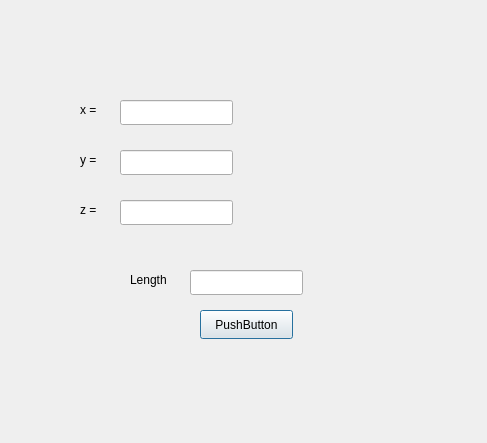
<?xml version="1.0" encoding="UTF-8"?>
<ui version="4.0">
 <class>Dialog</class>
 <widget class="QDialog" name="Dialog">
  <property name="geometry">
   <rect>
    <x>0</x>
    <y>0</y>
    <width>487</width>
    <height>443</height>
   </rect>
  </property>
  <property name="windowTitle">
   <string>Dialog</string>
  </property>
  <widget class="QLabel" name="label">
   <property name="geometry">
    <rect>
     <x>80</x>
     <y>100</y>
     <width>31</width>
     <height>20</height>
    </rect>
   </property>
   <property name="text">
    <string>x = </string>
   </property>
  </widget>
  <widget class="QLabel" name="label_2">
   <property name="geometry">
    <rect>
     <x>80</x>
     <y>150</y>
     <width>31</width>
     <height>20</height>
    </rect>
   </property>
   <property name="text">
    <string>y =</string>
   </property>
  </widget>
  <widget class="QLabel" name="label_3">
   <property name="geometry">
    <rect>
     <x>80</x>
     <y>200</y>
     <width>31</width>
     <height>20</height>
    </rect>
   </property>
   <property name="text">
    <string>z =</string>
   </property>
  </widget>
  <widget class="QLineEdit" name="lineEdit">
   <property name="geometry">
    <rect>
     <x>120</x>
     <y>100</y>
     <width>113</width>
     <height>25</height>
    </rect>
   </property>
  </widget>
  <widget class="QLineEdit" name="lineEdit_2">
   <property name="geometry">
    <rect>
     <x>120</x>
     <y>150</y>
     <width>113</width>
     <height>25</height>
    </rect>
   </property>
  </widget>
  <widget class="QLineEdit" name="lineEdit_3">
   <property name="geometry">
    <rect>
     <x>120</x>
     <y>200</y>
     <width>113</width>
     <height>25</height>
    </rect>
   </property>
  </widget>
  <widget class="QPushButton" name="pushButton">
   <property name="geometry">
    <rect>
     <x>200</x>
     <y>310</y>
     <width>93</width>
     <height>29</height>
    </rect>
   </property>
   <property name="text">
    <string>PushButton</string>
   </property>
  </widget>
  <widget class="QLineEdit" name="lineEdit_4">
   <property name="geometry">
    <rect>
     <x>190</x>
     <y>270</y>
     <width>113</width>
     <height>25</height>
    </rect>
   </property>
  </widget>
  <widget class="QLabel" name="label_4">
   <property name="geometry">
    <rect>
     <x>130</x>
     <y>270</y>
     <width>51</width>
     <height>20</height>
    </rect>
   </property>
   <property name="text">
    <string>Length</string>
   </property>
  </widget>
 </widget>
 <resources/>
 <connections/>
</ui>
